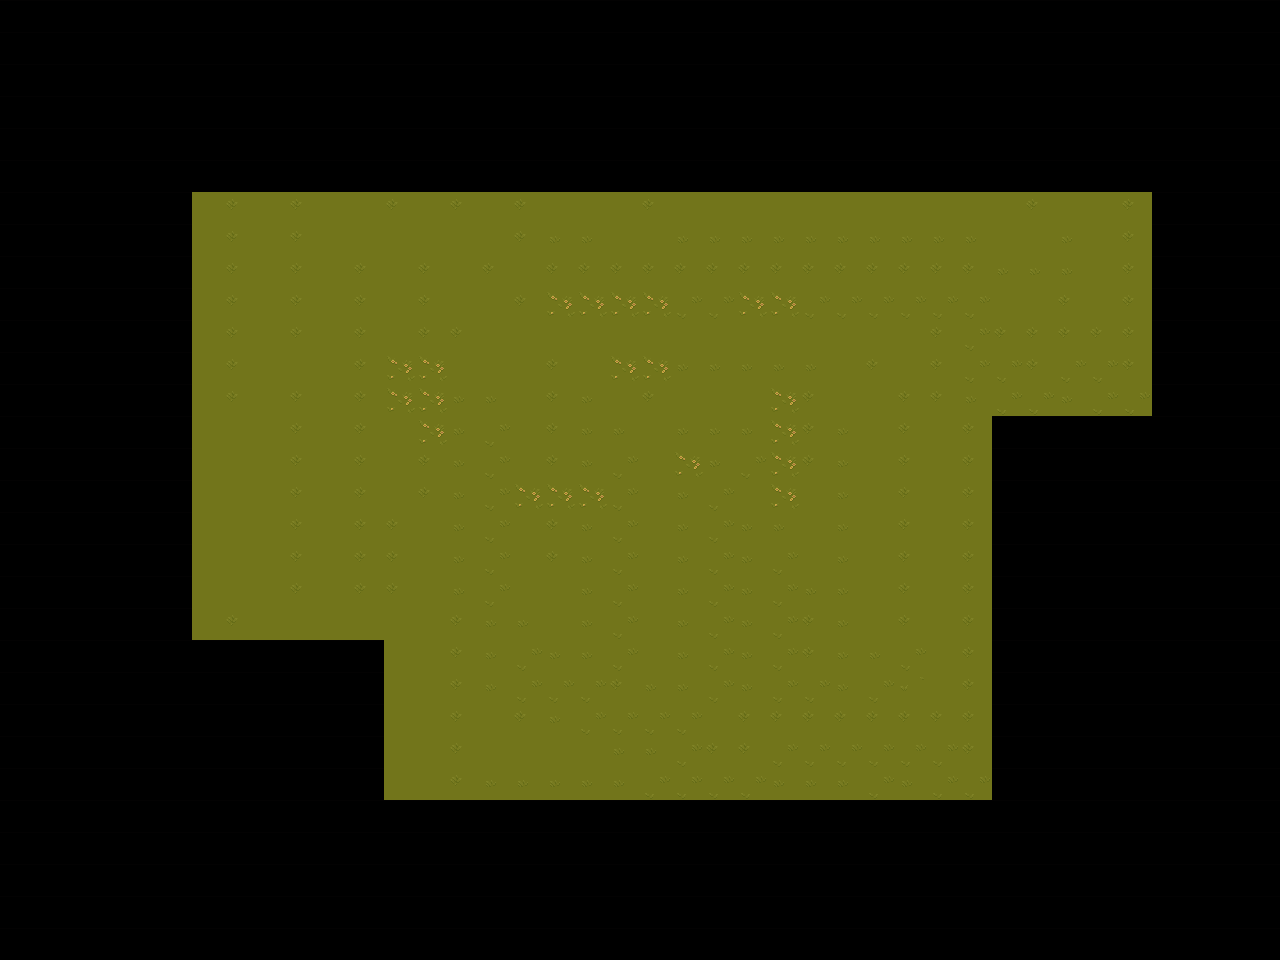

The image is a tile-based game level rendered from a .tmx file. Its description and source (layers, tilesets, objects; grid data summarised) follow:
An orthogonal 40x30 tile map with 32x32 px tiles, 2 tile layers (Bg, Layer1), 2 tilesets and 9 objects (SpawnPoint).

<map version="1.10" tiledversion="1.10.2" orientation="orthogonal" renderorder="right-down" width="40" height="30" tilewidth="32" tileheight="32" infinite="0" nextlayerid="6" nextobjectid="18">
 <properties>
  <property name="default_scale" type="float" value="1" />
 </properties>
 <tileset firstgid="1" source="TX Tileset Stone Ground.tsx" />
 <tileset firstgid="65" source="TX Tileset Grass.tsx" />
 <layer id="5" name="Bg" width="40" height="30">
  <data>[1200 cells, 480 non-empty, 6 distinct tile ids]</data>
 </layer>
 <layer id="1" name="Layer1" width="40" height="30">
  <data>[1200 cells, 720 non-empty, 1 distinct tile ids]</data>
 </layer>
 <objectgroup id="3" name="Ground">
  <object id="9" x="192" y="191">
   <point />
  </object>
  <object id="10" x="1152" y="192">
   <point />
  </object>
  <object id="11" x="1152" y="417.333">
   <point />
  </object>
  <object id="12" x="992" y="416">
   <point />
  </object>
  <object id="13" x="992" y="800">
   <point />
  </object>
  <object id="14" x="384" y="800">
   <point />
  </object>
  <object id="15" x="384" y="640">
   <point />
  </object>
  <object id="16" x="192" y="640">
   <point />
  </object>
 </objectgroup>
 <objectgroup id="4" name="Character">
  <object id="17" name="SpawnPoint" x="581.333" y="757.333">
   <properties>
    <property name="default_scale" type="float" value="2" />
   </properties>
   <point />
  </object>
 </objectgroup>
</map>
